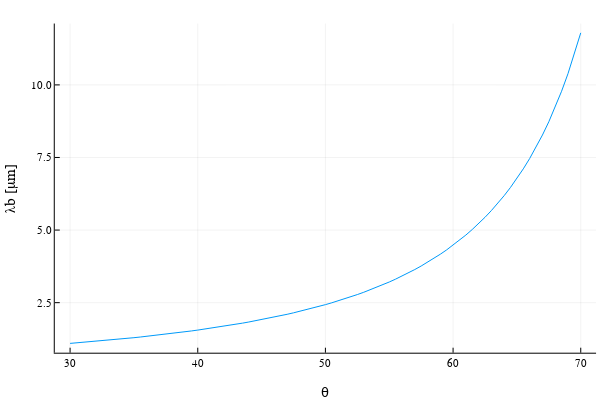

The cell this chart's notebook holds for it:
### Code cell
plot(θA ,λbn.(θAr,ϕr)./1000,label="",xlabel = "θ",ylabel="λb [μm]")

### Figure 1 — Plotly figure (JSON) as saved in the notebook; plotly's stock layout.template omitted (floating-point values rounded to 4 significant figures)
{"data": [{"colorbar": {"len": 0.9143, "title": {"text": ""}, "x": 0.9934, "y": 0.533}, "legendgroup": "", "line": {"color": "rgba(0, 154, 250, 1.000)", "dash": "solid", "shape": "linear", "width": 1}, "mode": "lines", "name": "", "showlegend": false, "type": "scatter", "x": [30, 30.5, 31, 31.5, 32, 32.5, 33, 33.5, 34, 34.5, 35, 35.5, 36, 36.5, 37, 37.5, 38, 38.5, 39, 39.5, 40, 40.5, 41, 41.5, 42, 42.5, 43, 43.5, 44, 44.5, 45, 45.5, 46, 46.5, 47, 47.5, 48, 48.5, 49, 49.5, 50, 50.5, 51, 51.5, 52, 52.5, 53, 53.5, 54, 54.5, 55, 55.5, 56, 56.5, 57, 57.5, 58, 58.5, 59, 59.5, 60, 60.5, 61, 61.5, 62, 62.5, 63, 63.5, 64, 64.5, 65, 65.5, 66, 66.5, 67, 67.5, 68, 68.5, 69, 69.5, 70], "xaxis": "x", "y": [1.097, 1.115, 1.132, 1.151, 1.17, 1.189, 1.209, 1.229, 1.25, 1.272, 1.294, 1.316, 1.34, 1.364, 1.389, 1.415, 1.441, 1.468, 1.497, 1.526, 1.555, 1.586, 1.618, 1.651, 1.685, 1.72, 1.757, 1.795, 1.834, 1.874, 1.916, 1.959, 2.004, 2.051, 2.099, 2.149, 2.201, 2.256, 2.312, 2.371, 2.432, 2.496, 2.562, 2.631, 2.703, 2.779, 2.858, 2.94, 3.026, 3.117, 3.211, 3.311, 3.415, 3.525, 3.64, 3.762, 3.89, 4.025, 4.168, 4.319, 4.479, 4.648, 4.828, 5.019, 5.223, 5.44, 5.672, 5.919, 6.185, 6.47, 6.777, 7.108, 7.465, 7.853, 8.273, 8.732, 9.232, 9.781, 10.39, 11.05, 11.79], "yaxis": "y"}], "layout": {"annotations": [], "height": 400, "legend": {"bgcolor": "rgba(255, 255, 255, 1.000)", "bordercolor": "rgba(0, 0, 0, 1)", "borderwidth": 1, "font": {"color": "rgba(0, 0, 0, 1)", "family": "sans-serif", "size": 11}, "title": {"font": {"color": "rgba(0, 0, 0, 1)", "family": "sans-serif", "size": 15}, "text": ""}, "tracegroupgap": 0, "traceorder": "normal", "x": 1, "xanchor": "auto", "y": 1, "yanchor": "auto"}, "margin": {"b": 20, "l": 0, "r": 0, "t": 20}, "paper_bgcolor": "rgba(255, 255, 255, 1.000)", "plot_bgcolor": "rgba(255, 255, 255, 1.000)", "showlegend": true, "width": 600, "xaxis": {"anchor": "y", "domain": [0.09128, 0.9934], "gridcolor": "rgba(0, 0, 0, 0.1)", "gridwidth": 0.5, "linecolor": "rgba(0, 0, 0, 1)", "mirror": false, "range": [28.8, 71.2], "showgrid": true, "showline": true, "showticklabels": true, "tickangle": 0, "tickcolor": "rgb(0, 0, 0)", "tickfont": {"color": "rgba(0, 0, 0, 1)", "family": "sans-serif", "size": 11}, "tickmode": "array", "ticks": "inside", "ticktext": ["30", "40", "50", "60", "70"], "tickvals": [30, 40, 50, 60, 70], "title": {"font": {"color": "rgba(0, 0, 0, 1)", "family": "sans-serif", "size": 15}, "text": "θ"}, "type": "linear", "visible": true, "zeroline": false, "zerolinecolor": "rgba(0, 0, 0, 1)"}, "yaxis": {"anchor": "x", "domain": [0.07581, 0.9902], "gridcolor": "rgba(0, 0, 0, 0.1)", "gridwidth": 0.5, "linecolor": "rgba(0, 0, 0, 1)", "mirror": false, "range": [0.7765, 12.11], "showgrid": true, "showline": true, "showticklabels": true, "tickangle": 0, "tickcolor": "rgb(0, 0, 0)", "tickfont": {"color": "rgba(0, 0, 0, 1)", "family": "sans-serif", "size": 11}, "tickmode": "array", "ticks": "inside", "ticktext": ["2.5", "5.0", "7.5", "10.0"], "tickvals": [2.5, 5, 7.5, 10], "title": {"font": {"color": "rgba(0, 0, 0, 1)", "family": "sans-serif", "size": 15}, "text": "λb [μm]"}, "type": "linear", "visible": true, "zeroline": false, "zerolinecolor": "rgba(0, 0, 0, 1)"}}}
